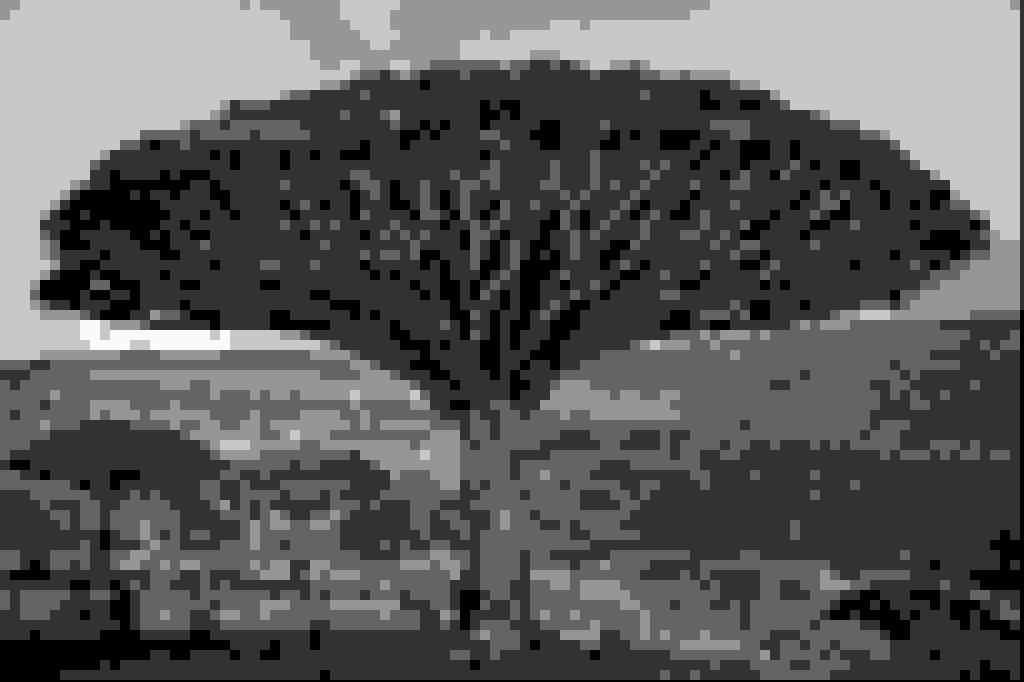
#> input picture res.jpg, 1024 x 682 px
$ python filter.py --image res.jpg
#> lines starting #> are read from the running program, lines starting #| are printed output that depends on the picture
import sys
from PIL import Image
import numpy as np
import argparse
import datetime


def create_namespace():
    """
    Сreates and returns a namespace with specific arguments.
    """
    arg_parser = argparse.ArgumentParser()
    arg_parser.add_argument('-i', '--image', default=None, metavar='',
                            help='set image to transform into a mosaic in grayscale')
    arg_parser.add_argument('-r', '--result', default='res.jpg', metavar='',
                            help='set name with which the result will be saved')
    return arg_parser.parse_args(sys.argv[1:])


def open_image(image_name):
    """
    Receives the name of the image and tries to open it, handles exceptions.

    :param image_name: name of the image in the current directory
    :type image_name: str
    """
#> called with image_name = 'res.jpg'
    while True:
        try:
            image = Image.open(image_name)
#> image is the input picture: PIL image 1024x682 RGB; min 0, max 255, mean 90.3
            return image
        except Exception as e:
            register_an_error(e)
            print('Incorrect input.')
            print('Enter the image name in the current directory '
                  'or specify the full path to your file. Write "exit" if you want to exit.')
            image_name = input()
            if image_name == 'exit':
                exit()


def register_an_error(error):
    """
    Receives an error and logs it to a file log.txt, handles exceptions.

    :param error: name of the image in the current directory
    :type error: Exception
    """
    try:
        with open('./log.txt', 'a') as file:
            now = datetime.datetime.now().strftime('%Y-%m-%d %H:%M:%S')
            file.write("[{}] - {}\n".format(now, error))
    except Exception as e:
        with open('./log.txt', 'w+') as file:
            now = datetime.datetime.now().strftime('%Y-%m-%d %H:%M:%S')
            file.write("[{}] - {}\n".format(now, e))
            file.write("[{}] - {}\n".format(now, error))


def set_grayscale():
    """
    Requests grayscale input and returns, handles exceptions.

    :rtype: int
    """
    while True:
        try:
            grayscale = int(input('Set grayscale.\n'))
            break
        except Exception as e:
            register_an_error(e)
            print('Incorrect input. Please enter grayscale in correct format.')
    return grayscale


def set_mosaic_dimensions():
    """
    Requests mosaic height and width input and returns, handles exceptions.

    :rtype: object
    """
    while True:
        try:
            height = int(input('Set the mosaic height.\n'))
            break
        except Exception as e:
            register_an_error(e)
            print('Incorrect input. Please enter mosaic height in correct format.')
#> this loop made 1 pass; the answer given on pass 1: 100
    while True:
        try:
            width = int(input('Set the mosaic width.\n'))
            break
        except Exception as e:
            register_an_error(e)
            print('Incorrect input. Please enter mosaic width in correct format.')
#> the loop in set_grayscale, `while True:` made 1 pass; the answer given on pass 1: 3
    return height, width


def get_color(brightness, step):
    """
    Receives the brightness of the mosaic fragment and grayscale,
    and returns the color to which the fragment will be converted.

    :param brightness: brightness of the mosaic fragment
    :type brightness: int
    :param step: grayscale
    :type step: int

    >>> get_color(49, 50)
    0

    >>> get_color(50, 50)
    50

    >>> get_color(51, 50)
    50
    """
    return int(brightness // step) * step


def replace_with_gray(dimensions, image, step):
    """
    Receives the mosaic dimensions, image and grayscale,
    processes and returns the image according to the specified parameters.

    :param dimensions: mosaic dimensions (height, width)
    :type dimensions: tuple(int, int)
    :param image: image
    :type image: Image
    :param step: grayscale
    :type step: int
    """
#> called with dimensions = (100, 100), step = 3
    array = np.array(image)
    height = dimensions[0]
    width = dimensions[1]
    for x in range(0, len(array), height):
        for y in range(0, len(array[1]), width):
            # find out the average brightness
            average_brightness = np.sum(array[x: x + height, y: y + width]) // (height * width * 3)
            # bring the color of average brightness to the step in increments of 50
            color = get_color(average_brightness, step)
            # paint the cell into mosaics in the resulting color
            array[x: x + height, y: y + width] = np.full(3, color)
#> this loop made 7 passes
#> x on passes 2 to 7: 100, 200, 300, 400, 500, 600
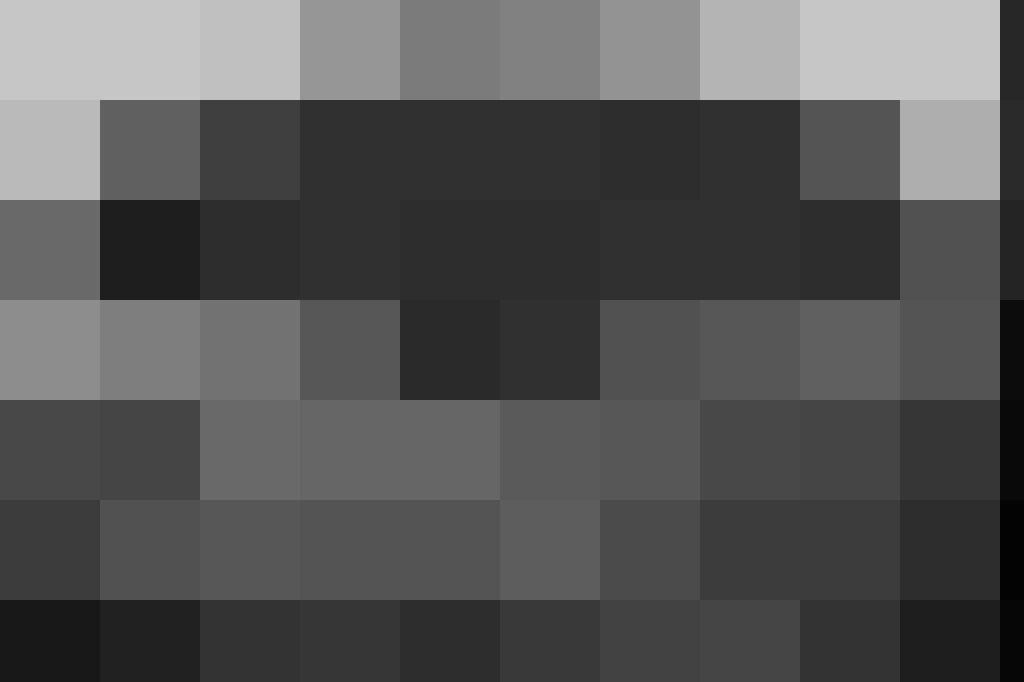
#> array: shape (682, 1024, 3); min 3, max 198, mean 85.6
    return Image.fromarray(array)


def save_image(result_name, image):
    """
    Receives the processed image and the image name, saves it, handles exceptions.

    :param result_name: the name under which the image should be saved
    :type result_name: str
    :param image: received  processed image
    :type image: Image
    """
#> called with result_name = 'res.jpg'
    while True:
        try:
            return image.save(result_name)
        except Exception as e:
            register_an_error(e)
            print('Enter a different name for the output image or specify the correct file format.')
            result_name = input()


if __name__ == '__main__':
    namespace = create_namespace()
    img = open_image(namespace.image)
    processed_image = replace_with_gray(set_mosaic_dimensions(), img, set_grayscale())
    save_image(namespace.result, processed_image)
